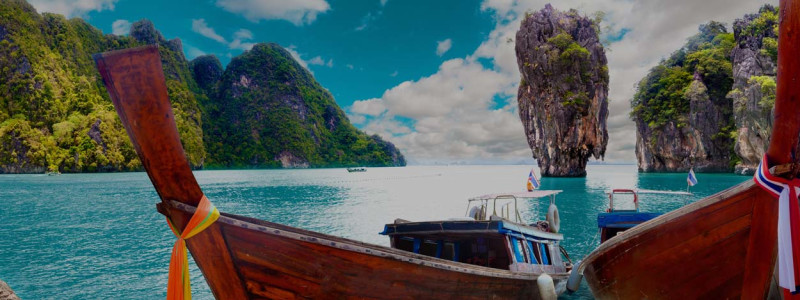
#> input picture photos/nature.jpg, 800 x 300 px
$ python essential_function.py
#> lines starting #> are read from the running program, lines starting #| are printed output that depends on the picture; after the words box and inside, x2 and y2 are one past the last pixel; in counts of white or black regions, pixels touching at a corner belong together
import cv2 as cv

img = cv.imread('photos/nature.jpg')
#> img is the input picture: shape (300, 800, 3); mean B, G, R 87.9, 89.3, 80.4
cv.imshow('Original', img)

# convert color from BGR to Gray
gray = cv.cvtColor(img, cv.COLOR_BGR2GRAY)
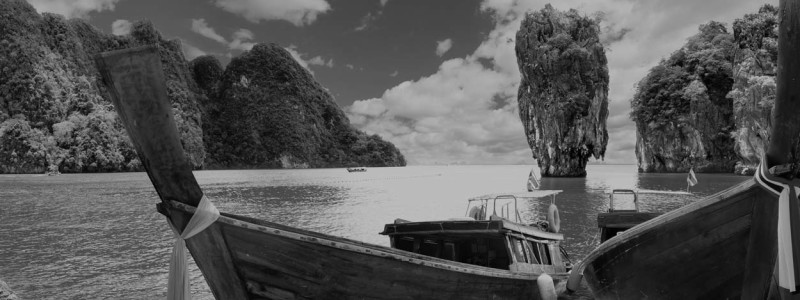
#> gray: shape (300, 800); min 0, max 197, mean 86.5
cv.imshow('Gray', gray)

# Blur image using gaussian blur (5,5) is kernal, increase kernel size increase bluring
blur = cv.GaussianBlur(img, (5,5), cv.BORDER_DEFAULT)
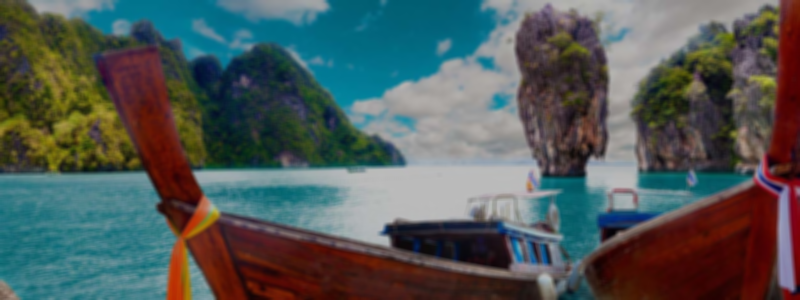
#> blur: shape (300, 800, 3); mean B, G, R 87.9, 89.3, 80.4
cv.imshow('Blur', blur)

# Edge cascade, find edge of image, 125 is threshold 1 -> edge line, 175 is threshold 2 -> edge link
canny = cv.Canny(blur, 100, 125)
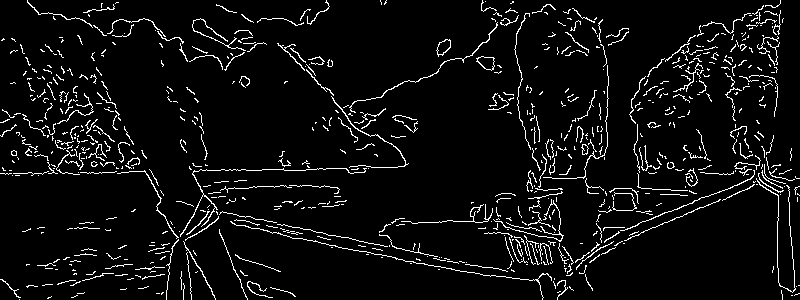
#> canny: shape (300, 800); 5.7% white in thin lines or dots
cv.imshow('Canny Edges', canny)

# Dilating image, increasing line size
dilated = cv.dilate(canny, (15,15), iterations=3)
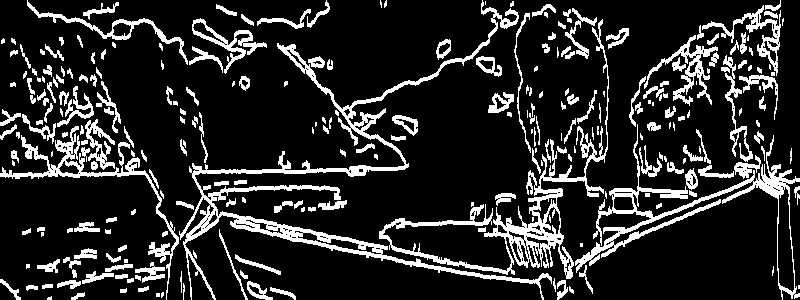
#> dilated: shape (300, 800); 16.2% white; 265 white regions (73 under 20 px), largest, box (x1, y1, x2, y2) and area: (179, 0, 552, 300) 7506, (379, 19, 609, 279) 5055, (575, 124, 800, 300) 3951
cv.imshow('Dilated', dilated)

# Eroding image, decreasing iine size
eroded = cv.erode(dilated, (3,3), iterations=3)
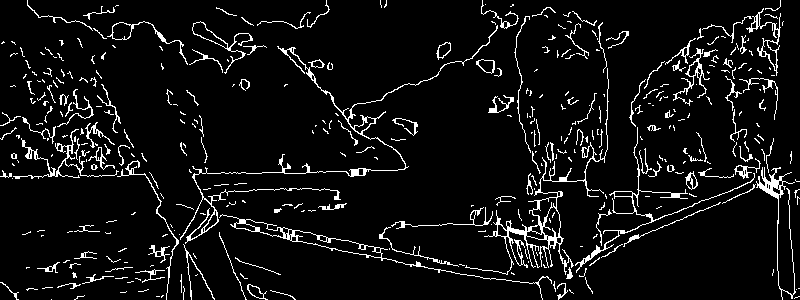
#> eroded: shape (300, 800); 6.8% white in thin lines or dots
cv.imshow('Eroded', eroded)

# Resize image into (200,200), interpolation means the way to fill missing valur when increasing size or delete value when decresing size
# if incresing size use cv.INTER_CUBIC, decresing size use cv.INTER_AREA
resized = cv.resize(img, (200,200), interpolation=cv.INTER_AREA)
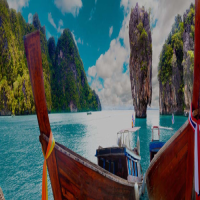
#> resized: shape (200, 200, 3); mean B, G, R 87.9, 89.3, 80.4
cv.imshow('Resized', resized)

# crop image from x 200->400, y 50->200
cropped = img[50:200, 200:400]
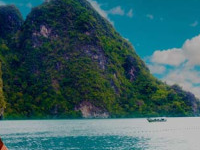
#> cropped: shape (150, 200, 3); mean B, G, R 97.5, 92.5, 53.3
cv.imshow('Cropped', cropped)

cv.waitKey(0)
